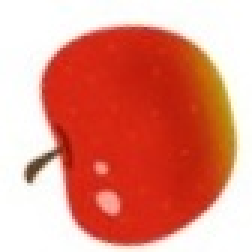
#> input picture tra1/apple/apple_104.jpg, 84 x 84 px (shown 3 times larger); its folder holds 3 pictures in this run
$ python mask.py
#> lines starting #> are read from the running program, lines starting #| are printed output that depends on the picture; after the words box and inside, x2 and y2 are one past the last pixel; in counts of white or black regions, pixels touching at a corner belong together; pictures that were not available may be replaced by others from this repository, and a replacement may not be noted
#> further down, object_img is the input picture: shape (84, 84, 3); mean B, G, R 128.3, 143.7, 226.3
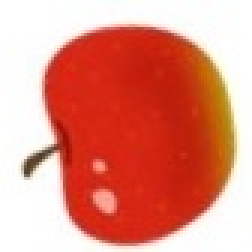
#> input picture tra1/apple/apple_101.jpg, 84 x 84 px, given as the content of the folder train2/w_back, which was not available (shown 3 times larger)
#> further down, back_img is the input picture: shape (84, 84, 3); mean B, G, R 128.4, 143.7, 226.2
# [47 lines of commented-out code are left out]

import cv2
import numpy as np
import glob
import os
import random

def add(object_img, back_img):

    # HSVに変換する
    hsv = cv2.cvtColor(object_img, cv2.COLOR_BGR2HSV)
#> hsv: shape (84, 84, 3); mean H, S, V 21.9, 122.8, 226.5

    # 2値化する
    bin_img = cv2.inRange(hsv, (0,10,0),(255,255,255))
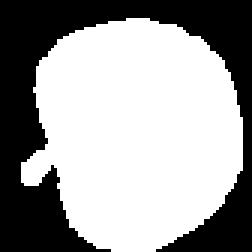
#> bin_img: shape (84, 84) (shown 3 times larger); 61.7% white; 1 black region
    # [8 lines of commented-out code are left out]
    contours, hierarchy = cv2.findContours(bin_img, cv2.RETR_EXTERNAL, cv2.CHAIN_APPROX_SIMPLE)
#> contours = 1 contour; box (x1, y1, x2, y2) and area: (7, 6, 81, 84) 4234
    max_cnt = max(contours, key=lambda x: cv2.contourArea(x))
#> max_cnt = contour of 122 points, box (x1, y1, x2, y2) (7, 6, 81, 84), area 4234

    # マスク画像の作成
    mask = np.zeros_like(bin_img)
    mask_img = cv2.drawContours(mask, [max_cnt], -1, 255, thickness = cv2.FILLED)
    # cv2.imshow("mask", np.array(mask_img))
    # cv2.waitKey(0)

    # # 画像合成前処理
    # object_img[mask<255]=[0,0,0]
    # back_img[mask==255] = [0,0,0]
    # cv2.imshow("img", np.array(object_img))

    # # 画像合成
    # add_img = cv2.add(back_img, object_img)
    # cv2.imshow("add_img", np.array(add_img))
    # cv2.waitKey(0)

    # 貼り付け位置
    x, y = 0, 0

    w = min(object_img.shape[1], back_img.shape[1] - x)
#> w = 84
    h = min(object_img.shape[0], back_img.shape[0] - y)
#> h = 84

    # 合成する領域
    object_roi = object_img[:h, :w]
    back_roi = back_img[y:y+h, x:x+w]

    # 合成する
    back_roi[:] = np.where(mask[:h, :w, np.newaxis] == 0, back_roi, object_roi.astype(float))
    # cv2.imshow("add_img", back_roi)
    # cv2.waitKey(0)
    return back_roi

def add_1(object, back):
    image = object
    back_img = back

    gray_img = cv2.cvtColor(image, cv2.COLOR_BGR2GRAY)
    thre, mask = cv2.threshold(gray_img, 250, 255, cv2.THRESH_BINARY)

    mask_inv = cv2.bitwise_not(mask)

    result = cv2.bitwise_and(image, image, mask = mask_inv)
    back_portion = cv2.bitwise_and(back_img, back_img, mask = mask)
    final_img = cv2.add(result, back_portion)
    return final_img

if __name__ == '__main__':
    path1 = 'tra1'
    path2 = 'train2/w_back'
    path_list = glob.glob(path1+'/*')
    for label, pic_path in enumerate(path_list):
        list = glob.glob(pic_path+'/*.jpg')
        back_list = glob.glob(path2+'/*.jpg')
        # 合成する画像の枚数
        number = 360
        for i in range(number):
            # ランダムに抽出する
            data = random.choice(list)
            data1 = random.choice(back_list)
            # すべてのファイルパスにする
            #data1 = os.path.split(data)[1]
            # 画像の読み込み
            #object_img = cv2.imread("train1/apple/apple_0.jpg")
            object_img = cv2.imread(data)
            #back_img = cv2.imread("train2/w_back/w_back_0.jpg")
            back_img = cv2.imread(data1)

            # 合成画像
            add_img = add(object_img, back_img)
            # [5 lines of commented-out code are left out]

            if label == 0:
                cv2.imwrite(f'add_train1/apple/apple_back_{i}.jpg', add_img)
            elif label == 1:
                cv2.imwrite(f'add_train1/lemon/lemon_back_{i}.jpg', add_img)
            elif label == 2:
                cv2.imwrite(f'add_train1/orange/orange_back_{i}.jpg', add_img)
#> pass 2 of the loop `for label, pic_path in enumerate(path_list):`:
#> list = ['tra1/lemon/lemon_104.jpg']
#> data = 'tra1/lemon/lemon_104.jpg'
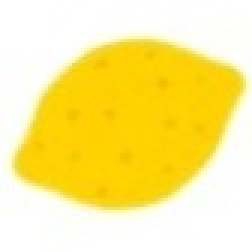
#> input picture tra1/lemon/lemon_104.jpg, 84 x 84 px (shown 3 times larger)
#> object_img is the input picture: shape (84, 84, 3); mean B, G, R 143.1, 234.5, 252.8
#> `add_img = add(object_img, back_img)`:
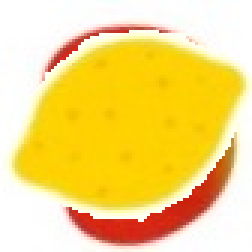
#> add_img: shape (84, 84, 3) (shown 3 times larger); mean B, G, R 123.7, 217.3, 248.2


# [15 lines of commented-out code are left out]
